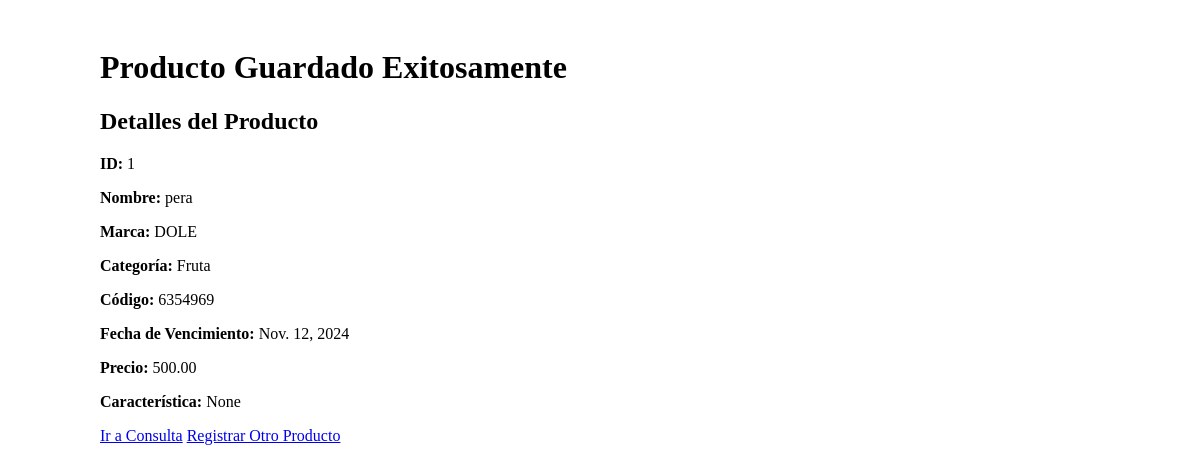
The page /productos/productos/resultado/1/ on the database its author committed.
### productos/models.py (models this page shows, shortened)
class Producto(models.Model):
    nombre = models.CharField(max_length=100)
    marca = models.CharField(max_length=100)  # Asegúrate de que este campo esté aquí
    codigo = models.CharField(max_length=100)
    fecha_vencimiento = models.DateField()
    precio = models.DecimalField(max_digits=10, decimal_places=2)
    categoria = models.ForeignKey(Categoria, on_delete=models.CASCADE)
    caracteristica = models.CharField(max_length=100, blank=True, null=True)

class Categoria(models.Model):
    nombre = models.CharField(max_length=100)
    def __str__(self):
        return self.nombre

### productos/views.py (the view)
# urls.py: path('resultado/', resultado_view, name='resultado_view'),
def resultado_view(request, producto_id):
    producto = get_object_or_404(Producto, id=producto_id)  # Obtener el producto por ID
    return render(request, 'productos/resultado.html', {'producto': producto})  # Pasar el producto a la plantilla

### productos/templates/productos/resultado.html (shortened to what this page needs)
<!DOCTYPE html>
<html lang="es">
<head>
    {% load static %}
    <link rel="stylesheet" href="{% static 'css/style.css' %}">
</head>
<body>
    <div class="container">
        {% if error %}
        <h1>Error al Guardar el Producto</h1>
        <p><strong>Error:</strong> {{ error }}</p>
    {% else %}
        <h1>Producto Guardado Exitosamente</h1>
        <h2>Detalles del Producto</h2>
        <p><strong>ID:</strong> {{ producto.id }}</p>
        <p><strong>Nombre:</strong> {{ producto.nombre }}</p>
        <p><strong>Marca:</strong> {{ producto.marca }}</p>
        <p><strong>Categoría:</strong> {{ producto.categoria }}</p>
        <p><strong>Código:</strong> {{ producto.codigo }}</p>
        <p><strong>Fecha de Vencimiento:</strong> {{ producto.fecha_vencimiento }}</p>
        <p><strong>Precio:</strong> {{ producto.precio }}</p>
        <p><strong>Característica:</strong> {{ producto.caracteristica }}</p>
    {% endif %}
        <div class="buttons">
            <a href="{% url 'listar_productos' %}" class="button">Ir a Consulta</a>
            <a href="{% url 'registrar_producto' %}" class="button">Registrar Otro Producto</a>
        </div>
    </div>
</body>
</html>

### productos/static/css/style.css (style rules this page uses)
.container { max-width: 1000px; margin: 0 auto; padding: 20px; overflow-x: auto; }

### rows shown on the page
Producto: id "1", nombre "pera", marca "DOLE", categoria "Fruta", codigo "6354969", fecha_vencimiento "Nov. 12, 2024", precio "500.00", caracteristica "None"
